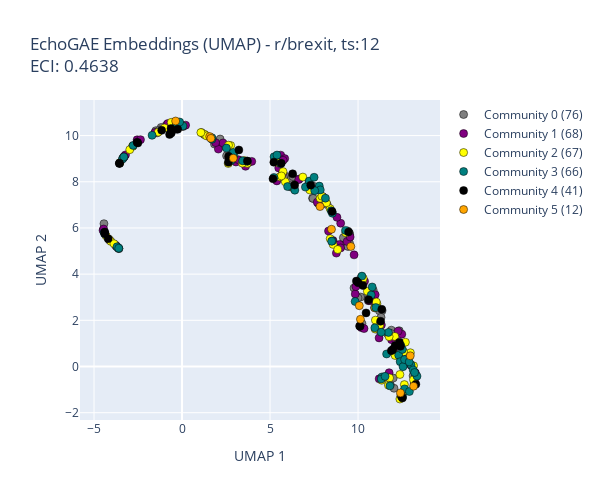
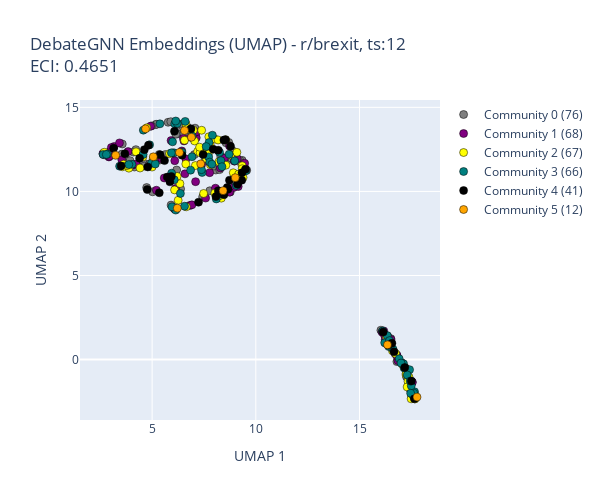

Notebook source saved alongside these figures, in order:
### Code cell
import importlib
import src.visualization.ecs_plots
import src.visualization.snapshot_plots
import src.visualization.community_migration_plots
import src.visualization.community_sankey_plots
import src.utils.community_colors
importlib.reload(src.utils.community_colors)
importlib.reload(src.visualization.snapshot_plots)
importlib.reload(src.visualization.ecs_plots)
importlib.reload(src.visualization.community_migration_plots)
importlib.reload(src.visualization.community_sankey_plots)

import src.analysis.ecs_analyzer
importlib.reload(src.analysis.ecs_analyzer)

from src.analysis.ecs_analyzer import ECSAnalyzer

analyzer = ECSAnalyzer(output_dir='results')
results = analyzer.run_complete_analysis_with_figures(
    processed_dict=processed_dict,
    ecs_df=ecs_df,
    target_subreddit_id=0,
    embedding_timestep=12,
    # plot_all_embedding_timesteps=True,
    save_figures=False,
    color_mode="lineage"
)
